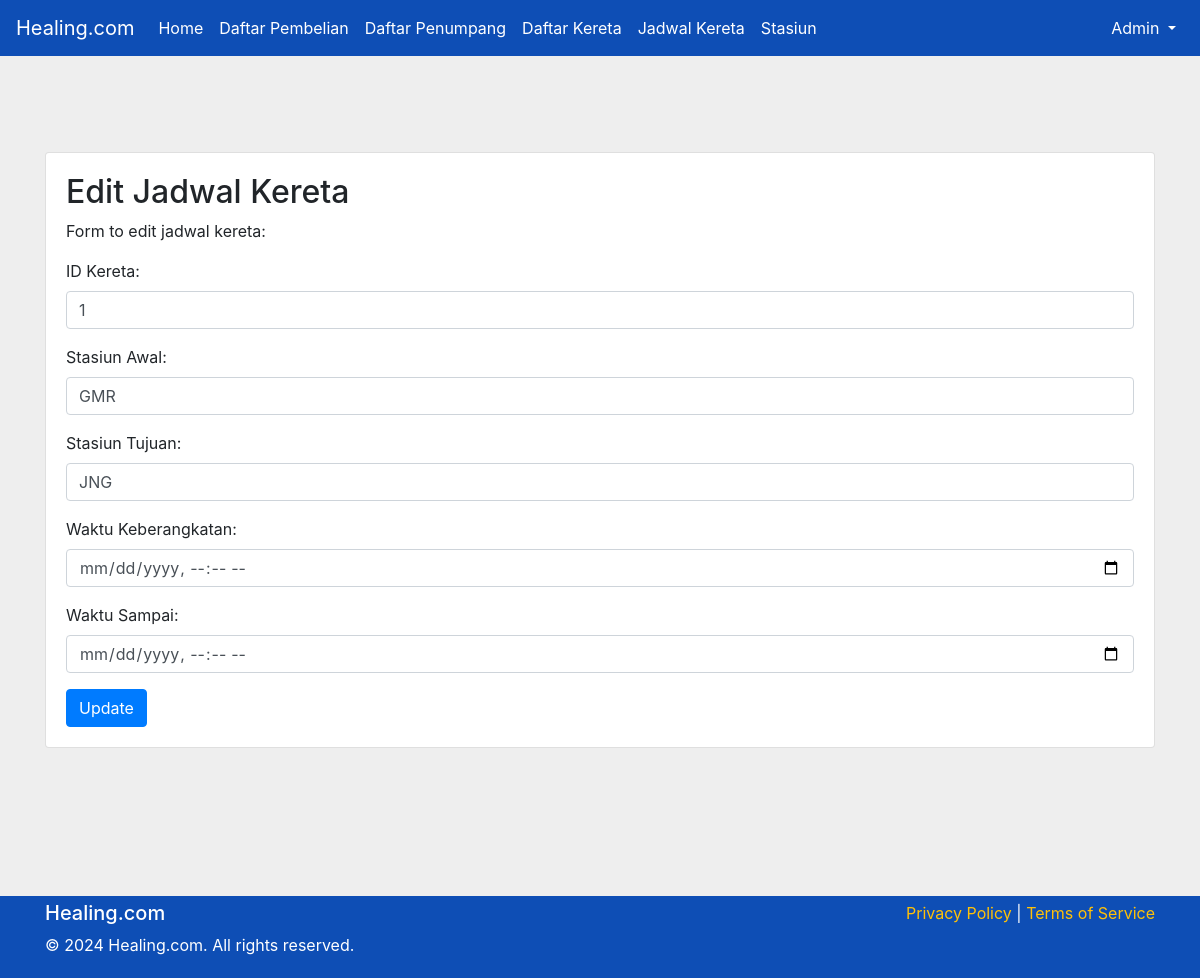
The page /Kereta/edit_jadwal_kereta.php?id_jadwal=1 on the database its author committed.
### tables this page shows
CREATE TABLE `jadwal_kereta` (
  `id_jadwal` int(11) NOT NULL,
  `id_kereta` int(11) DEFAULT NULL,
  `id_stasiun_asal` varchar(10) DEFAULT NULL,
  `id_stasiun_tujuan` varchar(10) DEFAULT NULL,
  `waktu_keberangkatan` time DEFAULT NULL,
  `waktu_sampai` time DEFAULT NULL
);

### Kereta/edit_jadwal_kereta.php (the view, shortened to what this page needs)
<?php
include "koneksi.php";
$id_kereta = '';
$id_stasiun_asal = '';
$id_stasiun_tujuan = '';
$waktu_keberangkatan = '';
$waktu_sampai = '';
if (isset($_GET['id_jadwal'])) {
    $id_jadwal = $_GET['id_jadwal'];
    $stmt = $conn->prepare("SELECT * FROM jadwal_kereta WHERE id_jadwal = ?");
    $stmt->bind_param("s", $id_jadwal);
    $stmt->execute();
    $result = $stmt->get_result();
    $row = $result->fetch_assoc();
    $id_kereta = $row['id_kereta'];
    $id_stasiun_asal = $row['id_stasiun_asal'];
    $id_stasiun_tujuan = $row['id_stasiun_tujuan'];
    $waktu_keberangkatan = $row['waktu_keberangkatan'];
    $waktu_sampai = $row['waktu_sampai'];
}
?>
<!DOCTYPE html>
<html lang="en">
<head>
    <link rel="stylesheet" href="css/style.css">
    <link rel="stylesheet" href="https://cdnjs.cloudflare.com/ajax/libs/font-awesome/6.5.2/css/all.min.css">
    <link rel="stylesheet" href="https://stackpath.bootstrapcdn.com/bootstrap/4.3.1/css/bootstrap.min.css">
    <link rel="stylesheet" href="https://cdnjs.cloudflare.com/ajax/libs/jqueryui/1.12.1/jquery-ui.min.css">
</head>
<body style="background-color: #EEEEEE;">
    <nav class="navbar navbar-expand-lg" style="background-color: #0E4EB5;">
    <a class="navbar-brand text-white" href="#">Healing.com</a>
    <div class="collapse navbar-collapse" id="navbarNav">
        <ul class="navbar-nav mr-auto">
            <li class="nav-item">
                <a class="nav-link text-white" href="admin.php">Home</a>
            </li>
            <li class="nav-item">
                <a class="nav-link text-white" href="daftar_pembelian.php">Daftar Pembelian</a>
            </li>
            <li class="nav-item">
                <a class="nav-link text-white" href="daftar_penumpang.php">Daftar Penumpang</a>
            </li>
            <li class="nav-item">
                <a class="nav-link text-white" href="daftar_kereta.php">Daftar Kereta</a>
            </li>
            <li class="nav-item">
                <a class="nav-link text-white" href="jadwal_kereta.php">Jadwal Kereta</a>
            </li>
            <li class="nav-item">
                <a class="nav-link text-white" href="stasiun.php">Stasiun</a>
            </li>
        </ul>
        <ul class="navbar-nav ml-auto">
            <li class="nav-item dropdown">
                <a class="nav-link dropdown-toggle text-white" href="#" id="navbarDropdown" role="button" data-toggle="dropdown" aria-haspopup="true" aria-expanded="false">
                    Admin
                </a>
            </li>
        </ul>
    </div>
    </nav>
    <div class="main-content container mt-5 pt-5">
        <div class="card">
            <div class="card-body">
                <h2>Edit Jadwal Kereta</h2>
                <p>Form to edit jadwal kereta:</p>
                <form action="edit_jadwal_kereta.php" method="post">
                    <div class="form-group">
                        <label for="id_kereta">ID Kereta:</label>
                        <input type="text" class="form-control" id="id_kereta" name="id_kereta" value="<?php echo isset($id_kereta)? $id_kereta : '';?>" required>
                    </div>
                    <div class="form-group">
                        <label for="id_stasiun_asal">Stasiun Awal:</label>
                        <input type="text" class="form-control" id="id_stasiun_asal" name="id_stasiun_asal" value="<?php echo isset($id_stasiun_asal)? $id_stasiun_asal : '';?>" required>
                    </div>
                    <div class="form-group">
                        <label for="id_stasiun_tujuan">Stasiun Tujuan:</label>
                        <input type="text" class="form-control" id="id_stasiun_tujuan" name="id_stasiun_tujuan" value="<?php echo isset($id_stasiun_tujuan)? $id_stasiun_tujuan : '';?>" required>
                    </div>
                    <div class="form-group">
                        <label for="waktu_keberangkatan">Waktu Keberangkatan:</label>
                        <input type="datetime-local" class="form-control" id="waktu_keberangkatan" name="waktu_keberangkatan" value="<?php echo isset($waktu_keberangkatan)? $waktu_keberangkatan : '';?>" required>
                    </div>
                    <div class="form-group">
                        <label for="waktu_sampai">Waktu Sampai:</label>
                        <input type="datetime-local" class="form-control" id="waktu_sampai" name="waktu_sampai" value="<?php echo isset($waktu_sampai)? $waktu_sampai : '';?>" required>
                    </div>
                    <button type="submit" class="btn btn-primary">Update</button>
                </form>
            </div>
        </div>
    </div>
    <?php include "footer.php";?>
</body>
</html>

### Kereta/css/style.css (style rules this page uses)
* { margin: 0; padding: 0; box-sizing: border-box; }
body { font-family: "Inter", sans-serif; background-color: #EEEEEE; display: flex; flex-direction: column; min-height: 100vh; }
.navbar-nav .nav-link { color: #ffffff !important; }
.main-content { padding-top: 100px; padding-bottom: 100px; }
a { text-decoration: none; }

### Kereta/edit_jadwal_kereta.php (style rules this page uses)
.main-content { padding-top: 100px; padding-bottom: 100px; }
body { background-color: #f8f9fa; }
a { text-decoration: none; }

### rows shown on the page
jadwal_kereta: id_kereta "1", id_stasiun_asal "GMR", id_stasiun_tujuan "JNG"
